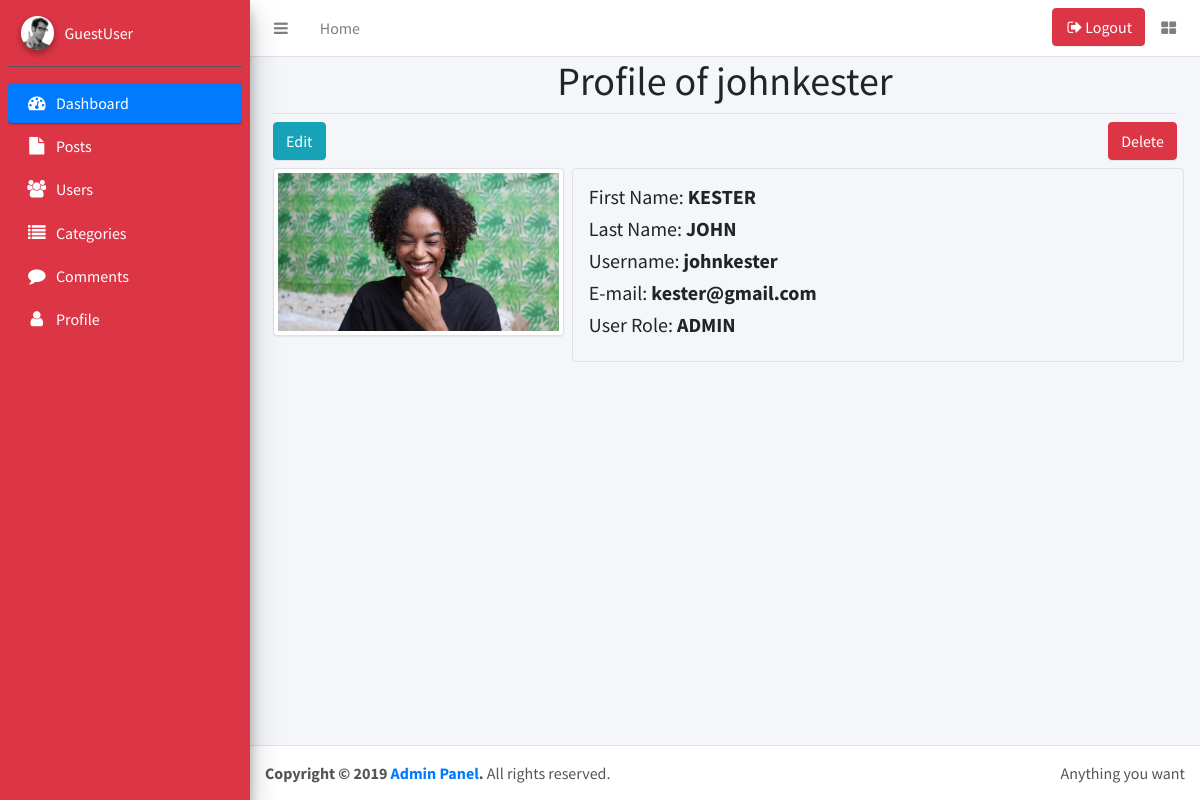
/admin/index.php?pages=view_user&user_id=5, run on the app's committed database.
### tables this page shows
CREATE TABLE `users` (
  `user_id` int(11) NOT NULL,
  `username` varchar(255) NOT NULL,
  `first_name` varchar(255) NOT NULL,
  `last_name` varchar(255) NOT NULL,
  `email` varchar(255) NOT NULL,
  `password` varchar(255) NOT NULL,
  `user_image` text NOT NULL,
  `role` varchar(255) NOT NULL,
  `randSalt` varchar(255) NOT NULL
);

### admin/pages/view_user.php (the view, shortened to what this page needs)
<div class="container">
    <?php
        if (isset($_GET['user_id'])) {
            $user_id =  $_GET['user_id'];
            $sql = "select * from users where user_id = $user_id";
            $query = $connection->query($sql) or die("Failed to load... ".$connection->error);
            if ($query->num_rows > 0) {
                while ($user = $query->fetch_assoc()) {
    ?>
        <h1 class="border-bottom pb-2 text-center">Profile of <?php echo $user['username'] ?></h1>
            <a class="btn btn-info mb-2" href="?pages=edit_user&editUser=<?php echo $user_id ?>">Edit</a>
            <a onClick="javascript: return confirm('Delete User?')" class="btn btn-danger mb-2 pull-right" href="?pages=users&deleteUser_id=<?php echo $user_id ?>">Delete</a>
        <div class="row">
            <div class="col-md-4">
                <img class="img-fluid img-thumbnail" src="../images/<?php echo $user['user_image']; ?>" alt="">
            </div>
            <div class="col-md-8 rounded border p-3">
                <h5 class="">First Name: <strong><?php echo strtoupper($user['first_name']) ?></strong></h5>
                <h5 class="">Last Name: <strong><?php echo strtoupper($user['last_name']) ?></strong></h5>
                <h5 class="">Username: <strong><?php echo $user['username'] ?></strong></h5>
                <h5 class="">E-mail: <strong><?php echo $user['email'] ?></strong></h5>
                <h5 class="">User Role: <strong><?php echo strtoupper($user['role']) ?></strong></h5>
            </div>
        </div>
    <?php       }
            }
        }
    ?>
</div>

### data on the page
users: username "johnkester", user_image (picture), first_name "KESTER", last_name "JOHN", email "kester@gmail.com", role "ADMIN"
